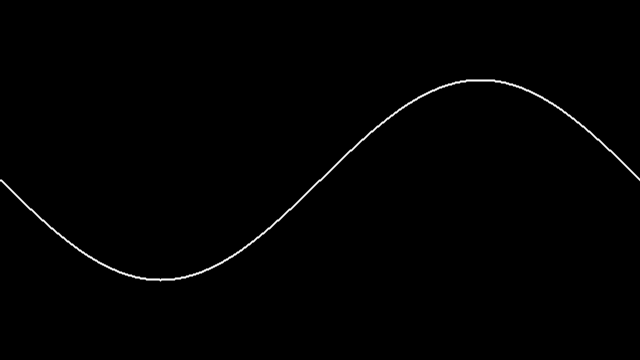
Frame 1 (no input)
Frame 60 (the mouse pressed at the canvas centre just before this capture): identical to frame 1, image omitted
Frame 120 (the mouse held since frame 60 and released just before this capture): identical to frame 1, image omitted

The Processing sketch that drew this single still picture (run headless with seeded random() and noise(); from frame 60 on, the mouse is pressed at the canvas centre):

// Processing sketch: noise01_SineWave
// ── noise01_SineWave.pde
/**
 * Sine Wave
 * by Daniel Shiffman.  
 * 
 * Render a simple sine wave. 
 */
 
int xspacing = 1;   // How far apart should each horizontal location be spaced
int w;              // Width of entire wave

float theta = 0.0;  // Start angle at 0
float thetaStep = 0.0; // Angular Velocity
float amplitude = 100.0;  // Height of wave
float period;  // How many pixels before the wave repeats
float dx;  // Value for incrementing X, a function of period and xspacing
float[] yvalues;  // Using an array to store height values for the wave

void setup() {
  size(640, 360);
  period = width;
  w = width+16;
  dx = (TWO_PI / period) * xspacing;
  yvalues = new float[w/xspacing];
}

void draw() {
  background(0);
  calcWave();
  renderWave();
}

void calcWave() {
  // Increment theta (try different values for 'angular velocity' here
  theta += thetaStep;

  // For every x value, calculate a y value with sine function
  float x = theta;
  for (int i = 0; i < yvalues.length; i++) {
    yvalues[i] = sin(x)*amplitude;
    x+=dx;
  }
}

void renderWave() {
  stroke(255);
  strokeWeight(2);
  // A simple way to draw the wave with an ellipse at each location
  for (int x = 0; x < yvalues.length; x++) {
    point(x*xspacing, height/2+yvalues[x]);
  }
}
